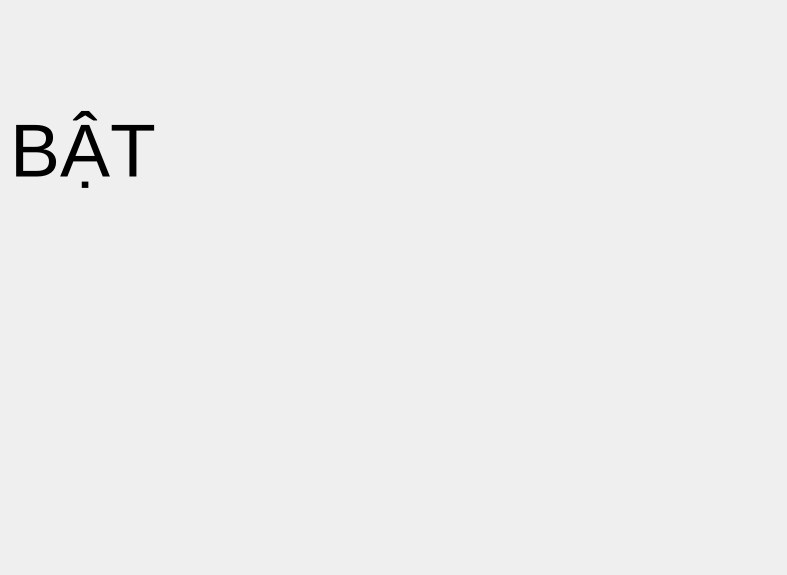
<?xml version="1.0" encoding="UTF-8"?>
<ui version="4.0">
 <class>LED</class>
 <widget class="QWidget" name="LED">
  <property name="geometry">
   <rect>
    <x>0</x>
    <y>0</y>
    <width>787</width>
    <height>575</height>
   </rect>
  </property>
  <property name="windowTitle">
   <string>Form</string>
  </property>
  <widget class="QLabel" name="led">
   <property name="geometry">
    <rect>
     <x>10</x>
     <y>10</y>
     <width>631</width>
     <height>281</height>
    </rect>
   </property>
   <property name="font">
    <font>
     <pointsize>56</pointsize>
    </font>
   </property>
   <property name="text">
    <string>BẬT</string>
   </property>
  </widget>
 </widget>
 <resources/>
 <connections/>
</ui>
